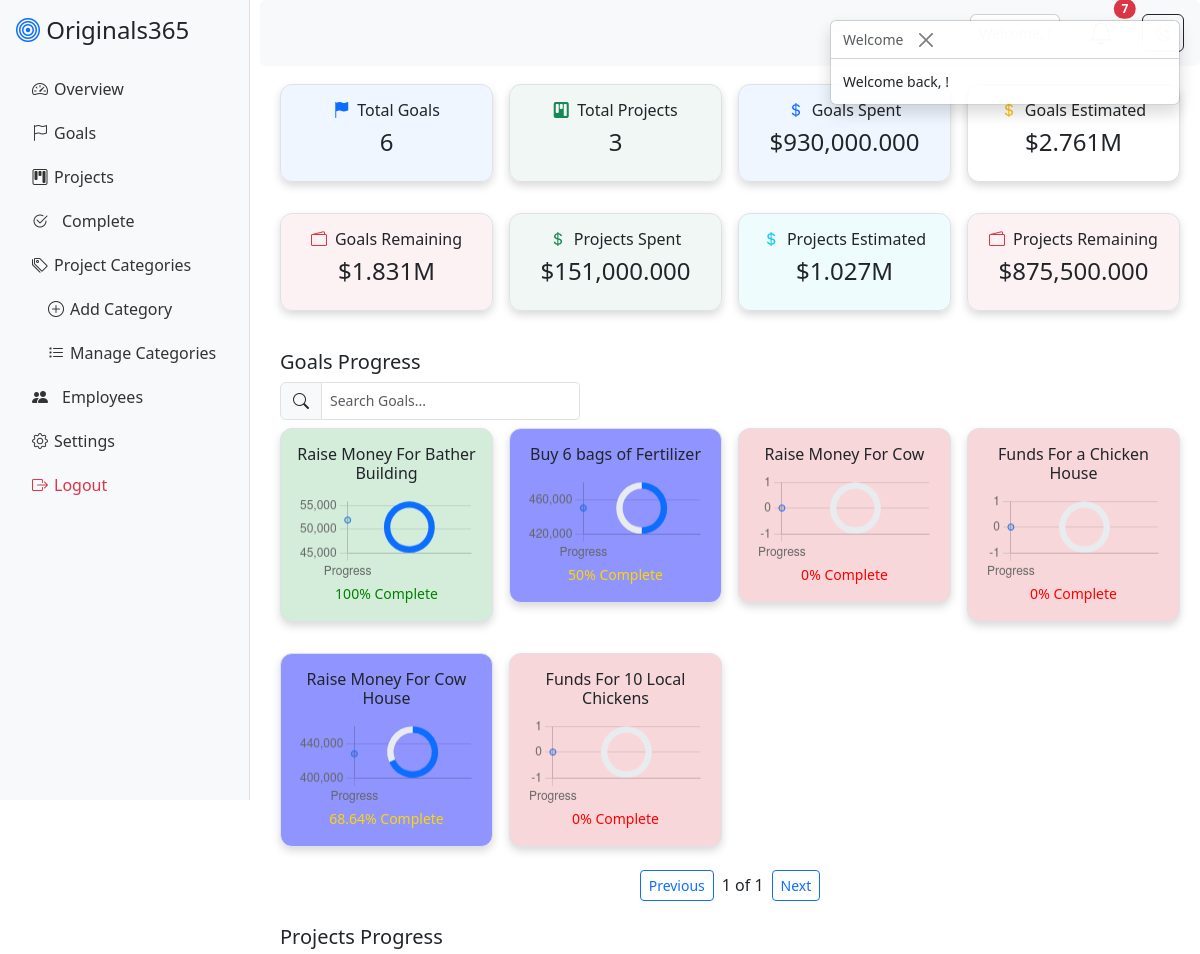
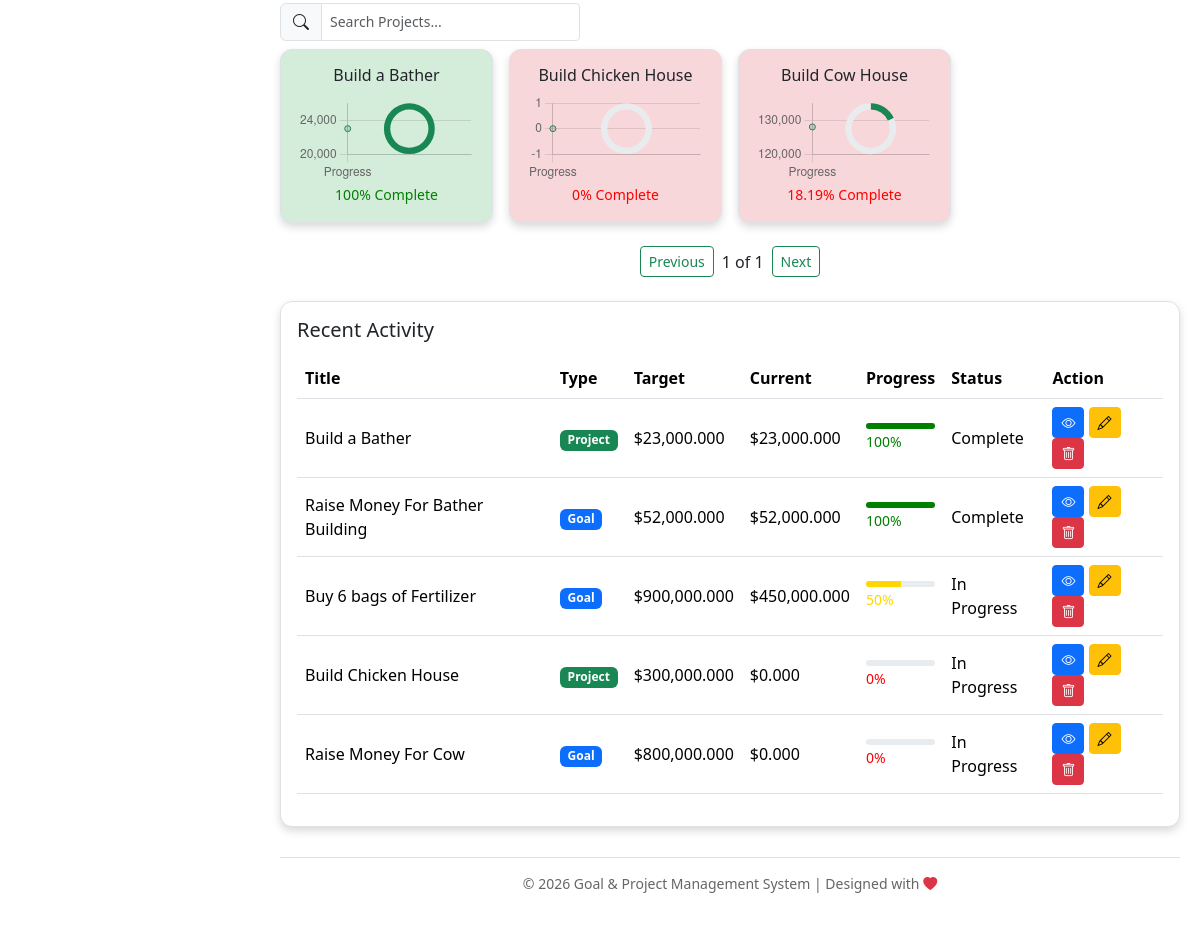
Screenshot of /index.php (signed in) with the database file from the repository (2 pictures, top to bottom).
### tables this page shows
CREATE TABLE `goals` (
  `id` int(11) NOT NULL,
  `title` varchar(255) NOT NULL,
  `description` text DEFAULT NULL,
  `start_date` date NOT NULL DEFAULT curdate(),
  `deadline` date DEFAULT NULL,
  `target_amount` decimal(12,2) NOT NULL DEFAULT 0.00,
  `current_amount` decimal(12,2) NOT NULL DEFAULT 0.00,
  `progress` decimal(5,2) NOT NULL DEFAULT 0.00,
  `created_at` timestamp NOT NULL DEFAULT current_timestamp(),
  `status` enum('Pending','In Progress','Completed') DEFAULT 'Pending',
  `viewed` tinyint(1) DEFAULT 0
);

CREATE TABLE `projects` (
  `id` int(11) NOT NULL,
  `title` varchar(255) NOT NULL,
  `description` text DEFAULT NULL,
  `start_date` date NOT NULL DEFAULT curdate(),
  `deadline` date DEFAULT NULL,
  `target_amount` decimal(12,2) NOT NULL DEFAULT 0.00,
  `current_amount` decimal(12,2) NOT NULL DEFAULT 0.00,
  `progress` decimal(5,2) NOT NULL DEFAULT 0.00,
  `created_at` timestamp NOT NULL DEFAULT current_timestamp(),
  `status` enum('Pending','In Progress','Completed') DEFAULT 'Pending',
  `viewed` tinyint(1) DEFAULT 0,
  `category_id` int(11) DEFAULT NULL
);

### index.php (the view, shortened to what this page needs)
<?php
require_once __DIR__ . "/config/db.php";
function formatMoney($amount){
    if($amount >= 1000000) return '$'.round($amount/1000000,3).'M';
    return '$'.number_format($amount,3);
}
$totalGoalEstimated = $pdo->query("SELECT SUM(target_amount) FROM goals")->fetchColumn() ?: 0;
$totalGoalSpent = $pdo->query("SELECT SUM(current_amount) FROM goals")->fetchColumn() ?: 0;
$totalGoalRemaining = max($totalGoalEstimated - $totalGoalSpent, 0);
$totalGoals = $pdo->query("SELECT COUNT(*) FROM goals")->fetchColumn();
$totalProjectEstimated = $pdo->query("SELECT SUM(target_amount) FROM projects")->fetchColumn() ?: 0;
$totalProjectSpent = $pdo->query("SELECT SUM(current_amount) FROM projects")->fetchColumn() ?: 0;
$totalProjectRemaining = max($totalProjectEstimated - $totalProjectSpent, 0);
$totalProjects = $pdo->query("SELECT COUNT(*) FROM projects")->fetchColumn();
$goals = $pdo->query("SELECT * FROM goals ORDER BY created_at DESC")->fetchAll();
$projects = $pdo->query("SELECT * FROM projects ORDER BY created_at DESC")->fetchAll();
$recentItems = $pdo->query("
    SELECT id, title, target_amount, current_amount, progress, status, created_at, 'Project' AS type
    FROM projects
    UNION ALL
    SELECT id, title, target_amount, current_amount, progress, status, created_at, 'Goal' AS type
    FROM goals
    ORDER BY created_at DESC
    LIMIT 5
")->fetchAll();
$today = date('Y-m-d');
$notifications = $pdo->query("
    SELECT 'Goal' AS type, id, title, deadline
    FROM goals
    WHERE deadline <= '$today' AND progress < 100
    UNION ALL
    SELECT 'Project' AS type, id, title, deadline
    FROM projects
    WHERE deadline <= '$today' AND progress < 100
")->fetchAll();
$notifCount = count($notifications);
$showWelcome = false;
if(!isset($_SESSION['welcome_shown'])){
    $showWelcome = true;
}
$userName = $_SESSION['user_name'] ?? '';
function progressColor($progress){
    if($progress < 20) return 'red';
    if($progress >=50 && $progress <=99) return 'gold';
    if($progress == 100) return 'green';
    return 'gray';
}
function cardColor($progress){
    if($progress<20) return '#f8d7da';
    if($progress>=50 && $progress<=99) return '#000dff70';
    if($progress==100) return '#d4edda';
    return '#f8f9fa';
}
?>
<!DOCTYPE html>
<html lang="en">
<head>
<link href="https://cdn.jsdelivr.net/npm/bootstrap@5.3.2/dist/css/bootstrap.min.css" rel="stylesheet">
<link href="https://cdn.jsdelivr.net/npm/bootstrap-icons/font/bootstrap-icons.css" rel="stylesheet">
</head>
<body>
<div class="sidebar">
  <h4 class="mb-4"><i class="bi bi-bullseye text-primary"></i> Originals365</h4>
  <ul class="nav flex-column">
    <li><a class="nav-link" href="#"><i class="bi bi-speedometer2"></i> Overview</a></li>
    <li>
      <a class="nav-link" data-bs-toggle="collapse" href="#goalsMenu"><i class="bi bi-flag"></i> Goals</a>
    </li>
    <li>
      <a class="nav-link" data-bs-toggle="collapse" href="#projectsMenu"><i class="bi bi-kanban"></i> Projects</a>
    </li>
    <li><a class="nav-link" href="complete.php"><i class="bi bi-check2-circle me-2"></i> Complete</a></li>
    <li>
      <a class="nav-link" data-bs-toggle="collapse" href="#categoryMenu"><i class="bi bi-tags"></i> Project Categories </a>
      <div class="collapse show ps-3" id="categoryMenu">
        <a href="projects/add_category.php" class="nav-link"><i class="bi bi-plus-circle"></i> Add Category</a>
        <a href="projects/manage_categories.php" class="nav-link"><i class="bi bi-list-task"></i> Manage Categories</a>
      </div>
    </li>
    <a class="nav-link" data-bs-toggle="collapse" href="#employeeMenu" role="button" aria-expanded="false">
     <i class="bi bi-people-fill me-2"></i> Employees
   </a>
    <li>
      <a class="nav-link" data-bs-toggle="collapse" href="#settingsMenu"><i class="bi bi-gear"></i> Settings</a>
    </li>
    <li><a class="nav-link text-danger" href="logout.php"><i class="bi bi-box-arrow-right"></i> Logout</a></li>
  </ul>
</div>
<div class="content">
  <nav class="navbar navbar-expand-lg navbar-light bg-light rounded px-3 navbar-fixed">
    <div class="ms-auto d-flex align-items-center">
      <div class="me-3">
        <div class="card p-2 small text-dark">
        </div>
      </div>
      <div class="dropdown me-3">
        <a class="btn btn-light position-relative" href="#" data-bs-toggle="dropdown" id="notifDropdown">
          <i class="bi bi-bell fs-4"></i>
          <?php if($notifCount > 0): ?>
          <span class="position-absolute top-0 start-100 translate-middle badge rounded-pill bg-danger" id="notifBadge"><?= $notifCount ?></span>
          <?php endif; ?>
        </a>
      </div>
      <button class="btn btn-outline-dark" id="topDarkMode"><i class="bi bi-moon-stars"></i></button>
    </div>
  </nav>
  <div class="row g-3 mt-5">
    <?php
    $kpis = [
        ['label'=>'Total Goals','value'=>$totalGoals,'icon'=>'bi-flag-fill','color'=>'#0d6efd'],
        ['label'=>'Total Projects','value'=>$totalProjects,'icon'=>'bi-kanban-fill','color'=>'#198754'],
        ['label'=>'Goals Spent','value'=>formatMoney($totalGoalSpent),'icon'=>'bi-currency-dollar','color'=>'#0d6efd'],
        ['label'=>'Goals Estimated','value'=>formatMoney($totalGoalEstimated),'icon'=>'bi-currency-dollar','color'=>'hsla(45, 100%, 50%, 0.98)'],
        ['label'=>'Goals Remaining','value'=>formatMoney($totalGoalRemaining),'icon'=>'bi-wallet2','color'=>'#dc3545'],
        ['label'=>'Projects Spent','value'=>formatMoney($totalProjectSpent),'icon'=>'bi-currency-dollar','color'=>'#198754'],
        ['label'=>'Projects Estimated','value'=>formatMoney($totalProjectEstimated),'icon'=>'bi-currency-dollar','color'=>'#0dcaf0'],
        ['label'=>'Projects Remaining','value'=>formatMoney($totalProjectRemaining),'icon'=>'bi-wallet2','color'=>'#dc3545'],
    ];
    foreach($kpis as $kpi): ?>
    <div class="col-md-3 col-sm-6">
      <div class="card-modern p-3 text-center" style="background:<?= $kpi['color']?>10;">
        <h6><i class="bi <?= $kpi['icon']?> me-2" style="color:<?= $kpi['color']?>"></i><?= $kpi['label'] ?></h6>
        <h4><?= $kpi['value'] ?></h4>
      </div>
    </div>
    <?php endforeach; ?>
  </div>
  <h5 class="mt-4">Goals Progress</h5>
  <div class="input-group mb-2 search-box">
      <span class="input-group-text"><i class="bi bi-search"></i></span>
      <input type="text" id="goalSearch" class="form-control form-control-sm" placeholder="Search Goals...">
  </div>
  <div class="row g-3" id="goalContainer">
  <?php foreach($goals as $goal):
      $target = $goal['target_amount'] ?? 0;
      $current = $goal['current_amount'] ?? 0;
      $progress = $target>0 ? round(($current/$target)*100,2) : 0;
      $color = progressColor($progress);
      $bg = cardColor($progress);
  ?>
      <div class="col-md-3 col-sm-6 goal-card">
        <div class="card-modern p-3 text-center" style="background:<?= $bg ?>">
          <h6 class="goal-title"><?= htmlspecialchars($goal['title']) ?></h6>
          <canvas id="goalChart<?= $goal['id'] ?>"></canvas>
          <small style="color:<?= $color ?>"><?= $progress ?>% Complete</small>
        </div>
      </div>
  <?php endforeach; ?>
  </div>
  <div class="d-flex justify-content-center align-items-center mt-2 mb-4">
    <button class="btn btn-sm btn-outline-primary me-2" id="goalPrev">Previous</button>
    <span id="goalPageInfo">1 of 1</span>
    <button class="btn btn-sm btn-outline-primary ms-2" id="goalNext">Next</button>
  </div>
  <h5 class="mt-4">Projects Progress</h5>
  <div class="input-group mb-2 search-box">
      <span class="input-group-text"><i class="bi bi-search"></i></span>
      <input type="text" id="projectSearch" class="form-control form-control-sm" placeholder="Search Projects...">
  </div>
  <div class="row g-3" id="projectContainer">
  <?php foreach($projects as $project):
      $target = $project['target_amount'] ?? 0;
      $current = $project['current_amount'] ?? 0;
      $progress = $target>0 ? round(($current/$target)*100,2) : 0;
      $color = progressColor($progress);
      $bg = cardColor($progress);
  ?>
      <div class="col-md-3 col-sm-6 project-card">
        <div class="card-modern p-3 text-center" style="background:<?= $bg ?>">
          <h6 class="project-title"><?= htmlspecialchars($project['title']) ?></h6>
          <canvas id="projectChart<?= $project['id'] ?>"></canvas>
          <small style="color:<?= $color ?>"><?= $progress ?>% Complete</small>
        </div>
      </div>
  <?php endforeach; ?>
  </div>
  <div class="d-flex justify-content-center align-items-center mt-2 mb-4">
    <button class="btn btn-sm btn-outline-success me-2" id="projectPrev">Previous</button>
    <span id="projectPageInfo">1 of 1</span>
    <button class="btn btn-sm btn-outline-success ms-2" id="projectNext">Next</button>
  </div>
  <div class="card-modern p-3 mt-4">
    <h5 class="mb-3">Recent Activity</h5>
    <div class="table-responsive">
      <table class="table table-hover align-middle">
        <thead>
          <tr>
            <th>Title</th>
            <th>Type</th>
            <th>Target</th>
            <th>Current</th>
            <th>Progress</th>
            <th>Status</th>
            <th>Action</th>
          </tr>
        </thead>
        <tbody id="recentBody">
        <?php foreach($recentItems as $item):
            $target = $item['target_amount'] ?? 0;
            $current = $item['current_amount'] ?? 0;
            $progress = $target>0 ? round(($current/$target)*100,2) : 0;
            $color = progressColor($progress);
            $status = $progress == 100 ? 'Complete' : $item['status'];
        ?>
          <tr id="<?= strtolower($item['type']).'-'.$item['id'] ?>">
            <td><?= htmlspecialchars($item['title']) ?></td>
            <td><span class="badge <?= $item['type']=='Goal'?'badge-goal':'badge-project' ?>"><?= $item['type'] ?></span></td>
            <td><?= formatMoney($target) ?></td>
            <td><?= formatMoney($current) ?></td>
            <td>
              <div class="progress" style="height:6px;">
                <div class="progress-bar" style="width: <?= $progress ?>%; background-color:<?= $color ?>;"></div>
              </div>
              <small style="color:<?= $color ?>"><?= $progress ?>%</small>
            </td>
            <td><?= $status ?></td>
            <td>
              <button class="btn btn-sm btn-primary btn-view" data-type="<?= $item['type'] ?>" data-id="<?= $item['id'] ?>"><i class="bi bi-eye"></i></button>
              <button class="btn btn-sm btn-warning btn-edit" data-type="<?= $item['type'] ?>" data-id="<?= $item['id'] ?>"><i class="bi bi-pencil"></i></button>
              <button class="btn btn-sm btn-danger btn-delete" data-type="<?= $item['type'] ?>" data-id="<?= $item['id'] ?>"><i class="bi bi-trash"></i></button>
            </td>
          </tr>
        <?php endforeach; ?>
        </tbody>
      </table>
    </div>
  </div>
  <div class="footer">
    &copy; <?= date("Y") ?> Goal & Project Management System | Designed with <i class="bi bi-heart-fill text-danger"></i>
  </div>
</div>
<?php if($showWelcome): ?>
<div class="toast show welcome-toast">
  <div class="toast-header
    <strong class="me-auto">Welcome</strong>
    <button type="button" class="btn-close" data-bs-dismiss="toast"></button>
  </div>
  <div class="toast-body">
    Welcome back, <?= htmlspecialchars($userName) ?>!
  </div>
</div>
<?php endif; ?>
</body>
</html>

### index.php (style rules this page uses)
.sidebar { width:250px; min-height:100vh; background:#f8f9fa; border-right:1px solid #e6dedeff; padding:1rem; position:fixed; top:0; left:0; z-index:1020; }
.sidebar .nav-link { color:#333; display:flex; align-items:center; gap:6px; margin-bottom:4px; }
.content { margin-left:260px; padding:20px 20px 60px 20px; }
.card-modern { background:#fff; border:1px solid #dee2e6; border-radius:12px; box-shadow:0 4px 8px hsla(0, 0%, 0%, 0.15); transition:transform 0.2s; margin-bottom:15px; }
.footer { text-align:center; padding:15px; margin-top:30px; font-size:14px; color:#666; border-top:1px solid #dee2e6; }
canvas { max-height:180px !important; }
.badge-goal { background:#0d6efd; }
.badge-project { background:#198754; }
.welcome-toast { position:fixed; top:20px; right:20px; z-index:1050; }
.navbar-fixed { position:fixed; top:0; left:260px; right:0; z-index:1040; }
.search-box { max-width:300px; }

### rows the page displays
goals: title "Raise Money For Bather Building", progress "100"
goals: title "Buy 6 bags of Fertilizer", progress "50"
goals: title "Raise Money For Cow", progress "0"
goals: title "Funds For a Chicken House", progress "0"
goals: title "Raise Money For Cow House", progress "68.64"
goals: title "Funds For 10 Local Chickens", progress "0"
projects: title "Build a Bather", progress "100"
projects: title "Build Chicken House", progress "0"
projects: title "Build Cow House", progress "18.19"

### other values shown
$notifCount "7"
$kpi['label'] "Total Goals"
$kpi['value'] "6"
$kpi['label'] "Total Projects"
$kpi['value'] "3"
$kpi['label'] "Goals Spent"
$kpi['value'] "$930,000.000"
$kpi['label'] "Goals Estimated"
$kpi['value'] "$2.761M"
$kpi['label'] "Goals Remaining"
$kpi['value'] "$1.831M"
$kpi['label'] "Projects Spent"
$kpi['value'] "$151,000.000"
$kpi['label'] "Projects Estimated"
$kpi['value'] "$1.027M"
